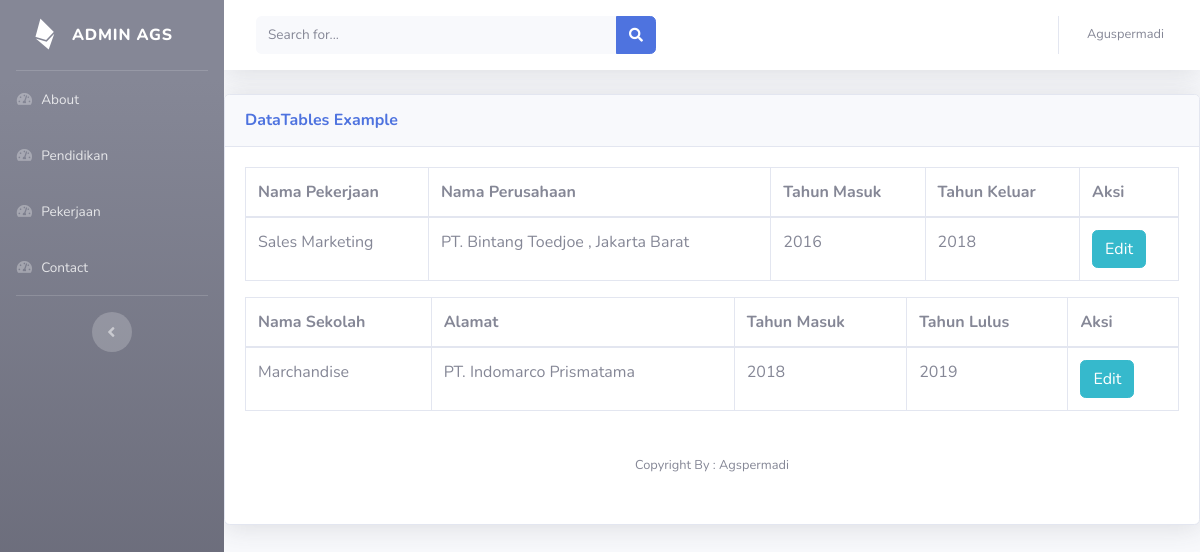
The app's page /index.php/pekerjaan_admin with its own data.
### tables this page shows
CREATE TABLE `pekerjaan` (
  `id_pekerjaan` int(11) NOT NULL,
  `nama_pekerjaan` varchar(50) NOT NULL,
  `nama_perusahaan` varchar(50) NOT NULL,
  `thn_masuk` int(11) NOT NULL,
  `thn_keluar` int(11) NOT NULL
);

CREATE TABLE `pekerjaan1` (
  `id_pekerjaan` int(11) NOT NULL,
  `nama_pekerjaan` varchar(50) NOT NULL,
  `nama_perusahaan` varchar(50) NOT NULL,
  `thn_masuk` int(11) NOT NULL,
  `thn_keluar` int(11) NOT NULL
);

### application/controllers/Pekerjaan_admin.php (called while the page is built, shortened)
<?php
class Pekerjaan_admin extends CI_Controller
{
 public function __construct()
 {
  $this->load->model('PekerjaanModel');
 }
    public function index()
    {
   $data['Allpekerjaan'] = $this->PekerjaanModel->get_all_pekerjaan();
  $data['Allpekerjaan1'] = $this->PekerjaanModel->get_all_pekerjaan1();
        $this->load->view('template_admin/header.php');
        $this->load->view('template_admin/sidebar.php');
        $this->load->view('template_admin/topbar.php');
        $this->load->view('pekerjaan_admin/index.php',$data);
        $this->load->view('template_admin/footer.php');
    }
   }

### index.php (called while the page is built, shortened)
<?php
require_once BASEPATH.'core/CodeIgniter.php';

### application/models/PekerjaanModel.php (called while the page is built)
<?php
class PekerjaanModel extends CI_Model
{
 public function get_all_pekerjaan()
 {
  $query = "SELECT * FROM pekerjaan";
  return $this->db->query($query)->result_array();
 }
 public function get_all_pekerjaan1()
 {
  $query = "SELECT * FROM pekerjaan1";
  return $this->db->query($query)->result_array();
 }
}

### application/views/pekerjaan_admin/index.php (the view, shortened to what this page needs)
<div class="card shadow mb-4">
 <div class="card-header py-3">
  <h6 class="m-0 font-weight-bold text-primary">DataTables Example</h6>
 </div>
 <div class="card-body">
  <div class="table-responsive">
   <table class="table table-bordered" id="dataTable" width="100%" cellspacing="0">
    <thead>
     <tr>
      <th>Nama Pekerjaan</th>
      <th>Nama Perusahaan</th>
      <th>Tahun Masuk</th>
      <th>Tahun Keluar</th>
      <th>Aksi</th>
     </tr>
    </thead>
    <tbody>
     <?php
     foreach ($Allpekerjaan as $pekerjaan) {
     ?>
      <tr>
       <td><?= $pekerjaan['nama_pekerjaan']; ?></td>
       <td><?= $pekerjaan['nama_perusahaan']; ?></td>
       <td><?= $pekerjaan['thn_masuk']; ?></td>
       <td><?= $pekerjaan['thn_keluar']; ?></td>
       <td><a href="<?= base_url('pekerjaan_admin/edit/' . $pekerjaan['id_pekerjaan']) ?>" class=" btn btn-info">Edit</a></td>
      </tr>
     <?php } ?>
    </tbody>
   </table>
  </div>
  <div class="table-responsive">
   <table class="table table-bordered" id="dataTable" width="100%" cellspacing="0">
    <thead>
     <tr>
      <th>Nama Sekolah</th>
      <th>Alamat</th>
      <th>Tahun Masuk</th>
      <th>Tahun Lulus</th>
      <th>Aksi</th>
     </tr>
    </thead>
    <tbody>
     <?php
     foreach ($Allpekerjaan1 as $pekerjaan1) {
     ?>
      <tr>
       <td><?= $pekerjaan1['nama_pekerjaan']; ?></td>
       <td><?= $pekerjaan1['nama_perusahaan']; ?></td>
       <td><?= $pekerjaan1['thn_masuk']; ?></td>
       <td><?= $pekerjaan1['thn_keluar']; ?></td>
       <td><a href="<?= base_url('pekerjaan_admin/edit1/' . $pekerjaan1['id_pekerjaan']) ?>" class=" btn btn-info">Edit</a></td>
      </tr>
     <?php } ?>
    </tbody>
   </table>
  </div>

### records on screen
pekerjaan: nama_pekerjaan "Sales Marketing", nama_perusahaan "PT. Bintang Toedjoe , Jakarta Barat", thn_masuk "2016", thn_keluar "2018"
pekerjaan1: nama_pekerjaan "Marchandise", nama_perusahaan "PT. Indomarco Prismatama", thn_masuk "2018", thn_keluar "2019"
